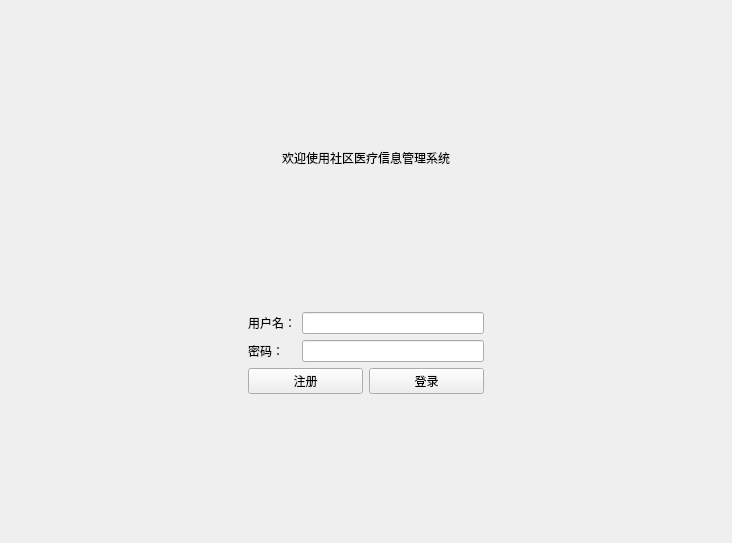
<?xml version="1.0" encoding="UTF-8"?>
<ui version="4.0">
 <class>LoginView</class>
 <widget class="QWidget" name="LoginView">
  <property name="geometry">
   <rect>
    <x>0</x>
    <y>0</y>
    <width>732</width>
    <height>543</height>
   </rect>
  </property>
  <property name="windowTitle">
   <string>登录</string>
  </property>
  <layout class="QVBoxLayout" name="verticalLayout_4">
   <item>
    <spacer name="verticalSpacer_2">
     <property name="orientation">
      <enum>Qt::Vertical</enum>
     </property>
     <property name="sizeHint" stdset="0">
      <size>
       <width>20</width>
       <height>49</height>
      </size>
     </property>
    </spacer>
   </item>
   <item>
    <widget class="QLabel" name="label_2">
     <property name="text">
      <string>欢迎使用社区医疗信息管理系统</string>
     </property>
     <property name="alignment">
      <set>Qt::AlignCenter</set>
     </property>
    </widget>
   </item>
   <item>
    <spacer name="verticalSpacer">
     <property name="orientation">
      <enum>Qt::Vertical</enum>
     </property>
     <property name="sizeHint" stdset="0">
      <size>
       <width>20</width>
       <height>47</height>
      </size>
     </property>
    </spacer>
   </item>
   <item>
    <layout class="QHBoxLayout" name="horizontalLayout_2">
     <item>
      <spacer name="horizontalSpacer_2">
       <property name="orientation">
        <enum>Qt::Horizontal</enum>
       </property>
       <property name="sizeHint" stdset="0">
        <size>
         <width>40</width>
         <height>68</height>
        </size>
       </property>
      </spacer>
     </item>
     <item>
      <layout class="QVBoxLayout" name="verticalLayout_3">
       <item>
        <layout class="QHBoxLayout" name="horizontalLayout">
         <item>
          <layout class="QVBoxLayout" name="verticalLayout_2">
           <item>
            <widget class="QLabel" name="label">
             <property name="text">
              <string>用户名：</string>
             </property>
            </widget>
           </item>
           <item>
            <widget class="QLabel" name="label_3">
             <property name="text">
              <string>密码：</string>
             </property>
            </widget>
           </item>
          </layout>
         </item>
         <item>
          <layout class="QVBoxLayout" name="verticalLayout">
           <item>
            <widget class="QLineEdit" name="inputUserName"/>
           </item>
           <item>
            <widget class="QLineEdit" name="inputUserPassword"/>
           </item>
          </layout>
         </item>
        </layout>
       </item>
       <item>
        <layout class="QHBoxLayout" name="horizontalLayout_3">
         <item>
          <widget class="QPushButton" name="btSignUp">
           <property name="text">
            <string>注册</string>
           </property>
          </widget>
         </item>
         <item>
          <widget class="QPushButton" name="btSignIn">
           <property name="text">
            <string>登录</string>
           </property>
          </widget>
         </item>
        </layout>
       </item>
      </layout>
     </item>
     <item>
      <spacer name="horizontalSpacer">
       <property name="orientation">
        <enum>Qt::Horizontal</enum>
       </property>
       <property name="sizeHint" stdset="0">
        <size>
         <width>40</width>
         <height>58</height>
        </size>
       </property>
      </spacer>
     </item>
    </layout>
   </item>
   <item>
    <spacer name="verticalSpacer_3">
     <property name="orientation">
      <enum>Qt::Vertical</enum>
     </property>
     <property name="sizeHint" stdset="0">
      <size>
       <width>20</width>
       <height>49</height>
      </size>
     </property>
    </spacer>
   </item>
  </layout>
 </widget>
 <resources/>
 <connections/>
</ui>
